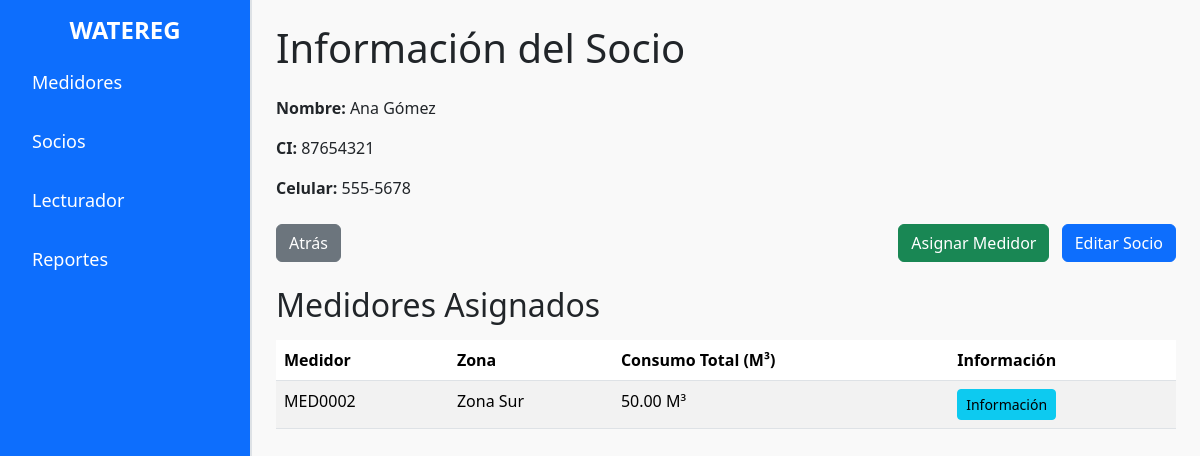
Page /informacion_socio.php?id=2 on the earlier database version.
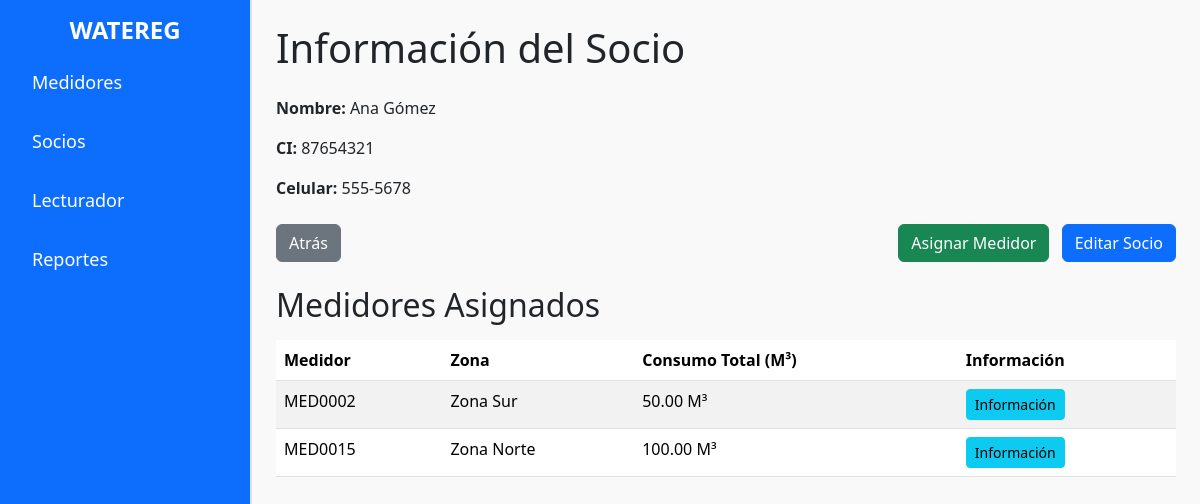
Same page on the later database version.
### tables this page shows
CREATE TABLE `asignacion_medidor` (
  `id_asignacion` bigint(20) NOT NULL,
  `id_medidor` bigint(20) DEFAULT NULL,
  `id_socio` bigint(20) DEFAULT NULL,
  `id_zona` bigint(20) DEFAULT NULL,
  `fecha` date DEFAULT NULL,
  `precio_accion` decimal(10,2) DEFAULT NULL
);

CREATE TABLE `zona` (
  `id_zona` bigint(20) NOT NULL,
  `nombre` varchar(255) DEFAULT NULL
);

### informacion_socio.php (the view, shortened to what this page needs)
<?php
include 'conexion.php';
$id_socio = isset($_GET['id']) ? (int)$_GET['id'] : 0;
$sql_socio = "SELECT * FROM socio WHERE id_socio = ?";
$stmt_socio = $conexion->prepare($sql_socio);
$stmt_socio->bind_param('i', $id_socio);
$stmt_socio->execute();
$resultado_socio = $stmt_socio->get_result();
$socio = $resultado_socio->fetch_assoc();
$sql_medidores = "
    SELECT
        asignacion_medidor.id_asignacion,
        CONCAT('MED', LPAD(medidor.id_medidor, 4, '0')) AS medidor,
        zona.nombre AS zona,
        IFNULL(SUM(consumo.consumo), 0) AS consumo_total
    FROM asignacion_medidor
    LEFT JOIN medidor ON asignacion_medidor.id_medidor = medidor.id_medidor
    LEFT JOIN zona ON asignacion_medidor.id_zona = zona.id_zona
    LEFT JOIN consumo ON asignacion_medidor.id_asignacion = consumo.id_asignacion
    WHERE asignacion_medidor.id_socio = ?
    GROUP BY asignacion_medidor.id_asignacion, medidor.id_medidor, zona.nombre
";
$stmt_medidores = $conexion->prepare($sql_medidores);
$stmt_medidores->bind_param('i', $id_socio);
$stmt_medidores->execute();
$resultado_medidores = $stmt_medidores->get_result();
?>
<!DOCTYPE html>
<html lang="es">
<head>
    <link rel="stylesheet" href="css/bootstrap.min.css">
    <link rel="stylesheet" href="css/styles.css">
</head>
<body>
    <div class="d-flex">
        <div class="sidebar bg-primary text-white p-3">
            <h2 class="sidebar-title">WATEREG</h2>
            <ul class="nav flex-column">
                <li class="nav-item">
                    <a class="nav-link text-white" href="index.php">Medidores</a>
                </li>
                <li class="nav-item">
                    <a class="nav-link text-white active" href="socios.php">Socios</a>
                </li>
                <li class="nav-item">
                    <a class="nav-link text-white" href="lecturador.php">Lecturador</a>
                </li>
                <li class="nav-item">
                    <a class="nav-link text-white" href="pagos.php">Reportes</a>
                </li>
            </ul>
        </div>
        <div class="content flex-grow-1 p-4">
            <?php if ($socio): ?>
                <h1 class="mb-4">Información del Socio</h1>
                <div class="mb-4">
                    <p><strong>Nombre:</strong> <?= htmlspecialchars($socio['nombre'] . ' ' . $socio['apellido']) ?></p>
                    <p><strong>CI:</strong> <?= htmlspecialchars($socio['ci']) ?></p>
                    <p><strong>Celular:</strong> <?= htmlspecialchars($socio['telefono']) ?></p>
                </div>
                <div class="mb-4 d-flex justify-content-between">
                    <div>
                        <a href="socios.php" class="btn btn-secondary">Atrás</a>
                    </div>
                    <div>
                        <a href="asignar_medidor.php?id=<?= $socio['id_socio'] ?>" class="btn btn-success me-2">Asignar Medidor</a>
                        <a href="editar_socio.php?id=<?= $socio['id_socio'] ?>" class="btn btn-primary">Editar Socio</a>
                    </div>
                </div>
                <h2 class="mb-3">Medidores Asignados</h2>
                <table class="table table-striped">
                    <thead>
                        <tr>
                            <th scope="col">Medidor</th>
                            <th scope="col">Zona</th>
                            <th scope="col">Consumo Total (M³)</th>
                            <th scope="col">Información</th>
                        </tr>
                    </thead>
                    <tbody>
                        <?php if ($resultado_medidores->num_rows > 0): ?>
                            <?php while ($fila = $resultado_medidores->fetch_assoc()): ?>
                                <tr>
                                    <td><?= htmlspecialchars($fila['medidor']) ?></td>
                                    <td><?= htmlspecialchars($fila['zona']) ?></td>
                                    <td><?= htmlspecialchars($fila['consumo_total']) ?> M³</td>
                                    <td>
                                        <a href="informacion_medidor.php?id=<?= $fila['id_asignacion'] ?>" class="btn btn-info btn-sm">Información</a>
                                    </td>
                                </tr>
                            <?php endwhile; ?>
                        <?php else: ?>
                            <tr>
                                <td colspan="4" class="text-center">No hay medidores asignados</td>
                            </tr>
                        <?php endif; ?>
                    </tbody>
                </table>
            <?php else: ?>
                <p class="text-danger">Socio no encontrado.</p>
                <a href="socios.php" class="btn btn-primary">Volver</a>
            <?php endif; ?>
        </div>
    </div>
</body>
</html>

Differences in the rows shown:
added asignacion_medidor: medidor "MED0015", id_zona.nombre "Zona Norte", consumo_total "100.00"
